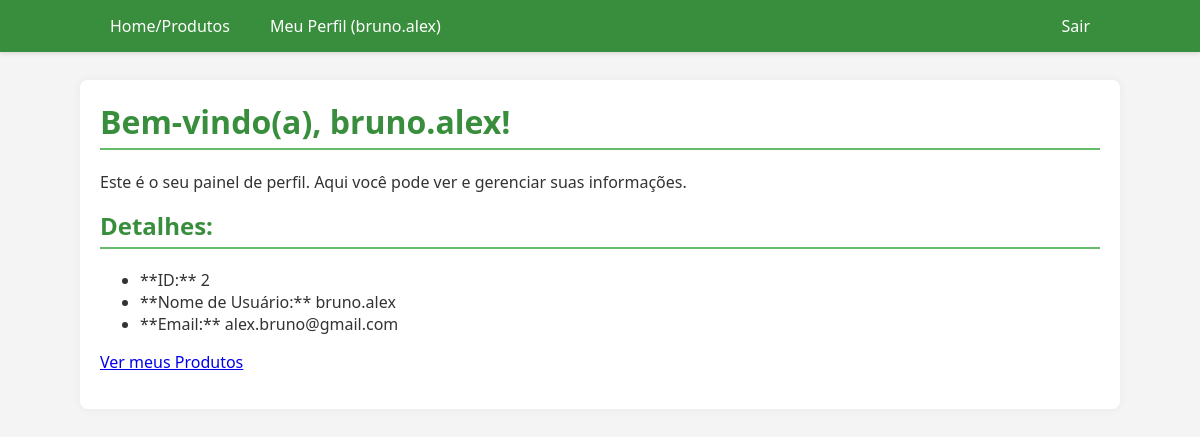
The app's page /user/profile (signed in) with its own data.
### models/user.py (models this page shows, shortened)
class User(UserMixin, db.Model):
    __tablename__ = 'users'
    id = db.Column(db.Integer, primary_key=True)
    username = db.Column(db.String(64), index=True, unique=True, nullable=False)
    email = db.Column(db.String(120), index=True, unique=True, nullable=False)
    password_hash = db.Column(db.String(128))
    products = db.relationship('Product', backref='owner', lazy='dynamic')

### controllers/user_controller.py (the view)
@user_bp.route('/profile')
@login_required
def profile():
    return render_template('users/profile.html', user=current_user)

### auth/utils.py (called while the page is built)
@login_manager.user_loader
def load_user(user_id):
    if user_id is not None:
        return User.query.get(int(user_id))
    return None

### templates/users/profile.html (shortened to what this page needs)
{% extends "base.html" %}
{% block content %}
    <h1>Bem-vindo(a), {{ user.username }}!</h1>
    <p>Este é o seu painel de perfil. Aqui você pode ver e gerenciar suas informações.</p>
    <h2>Detalhes:</h2>
    <ul>
        <li>**ID:** {{ user.id }}</li>
        <li>**Nome de Usuário:** {{ user.username }}</li>
        <li>**Email:** {{ user.email }}</li>
    </ul>
    <p><a href="{{ url_for('product.list_products') }}">Ver meus Produtos</a></p>
    {% endblock %}

### templates/base.html (shortened to what this page needs)
<!DOCTYPE html>
<html lang="pt-br">
<head>
    <link rel="stylesheet" href="{{ url_for('static', filename='style.css') }}">
</head>
<body>
    <header>
        <nav>
            <div class="nav-links">
                <a href="{{ url_for('product.list_products') }}">Home/Produtos</a>
                {% if current_user.is_authenticated %}
                    <a href="{{ url_for('user.profile') }}">Meu Perfil ({{ current_user.username }})</a>
                {% endif %}
            </div>
            <div class="nav-links">
                {% if current_user.is_authenticated %}
                    <a href="{{ url_for('auth.logout') }}">Sair</a>
                {% else %}
                    <a href="{{ url_for('auth.login') }}">Entrar</a>
                    <a href="{{ url_for('auth.register') }}">Registrar</a>
                {% endif %}
            </div>
        </nav>
    </header>
    <main class="content">
        {% block content %}{% endblock %}
    </main>
</body>
</html>

### static/style.css (style rules this page uses)
:root { --primary-color: #388e3c; --primary-light: #66bb6a; --secondary-color: #555; --background-light: #f4f4f4; --text-dark: #333; --border-color: #ccc; --success-bg: #d4edda; --success-text: #155724; --danger-bg: #f8d7da; --danger-text: #721c24; }
body { font-family: 'Segoe UI', Tahoma, Geneva, Verdana, sans-serif; background-color: var(--background-light); color: var(--text-dark); margin: 0; padding-top: 60px; }
header { background-color: var(--primary-color); color: white; padding: 10px 0; box-shadow: 0 2px 4px rgba(0, 0, 0, 0.1); position: fixed; width: 100%; top: 0; z-index: 1000; }
nav { max-width: 1000px; margin: 0 auto; padding: 0 20px; display: flex; justify-content: space-between; align-items: center; }
nav .nav-links { display: flex; gap: 20px; }
nav a { color: white; text-decoration: none; padding: 5px 10px; border-radius: 4px; transition: background-color 0.3s; }
main { max-width: 1000px; margin: 20px auto; padding: 20px; background-color: white; border-radius: 8px; box-shadow: 0 0 10px rgba(0, 0, 0, 0.05); }
h1, h2 { color: var(--primary-color); border-bottom: 2px solid var(--primary-light); padding-bottom: 5px; margin-top: 0; }

### records on screen
User: username "bruno.alex", id "2", email "alex.bruno@gmail.com"
